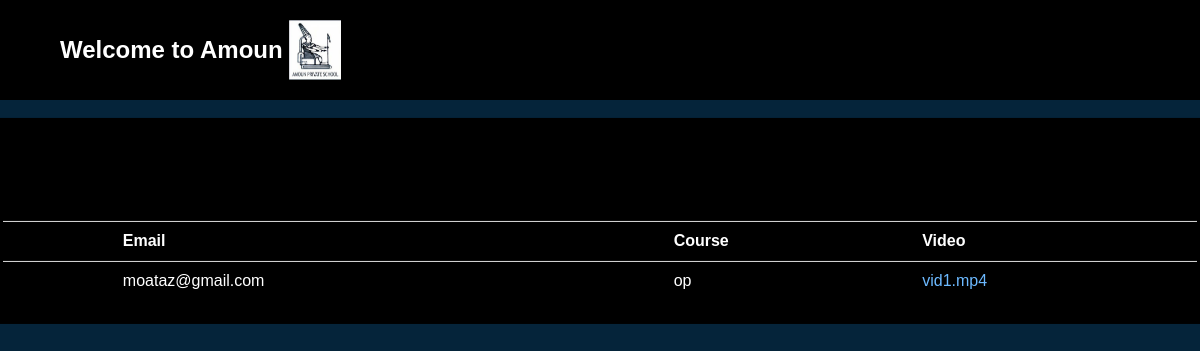
/viewvideocourse.php, run on an earlier commit of the app's database.
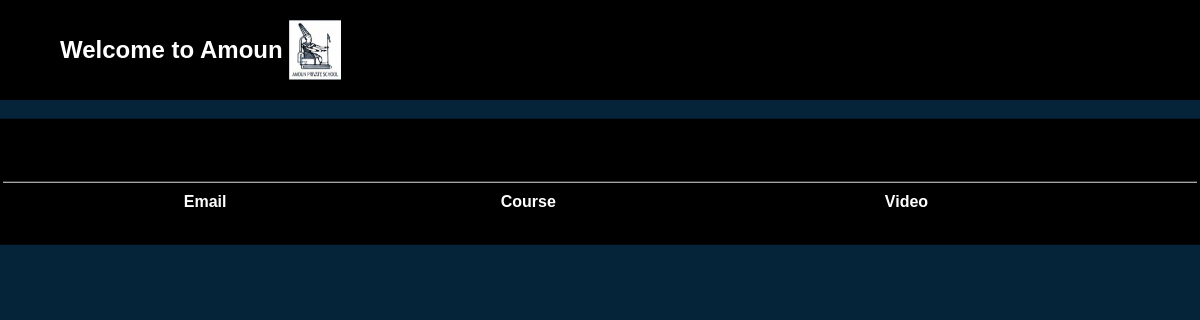
And on a later commit of the database.
### tables this page shows
CREATE TABLE `addcoursevideo` (
  `ID` int(11) NOT NULL,
  `email` varchar(255) NOT NULL,
  `course` varchar(255) NOT NULL,
  `videoname` varchar(255) NOT NULL,
  `video` varchar(255) NOT NULL
);

### viewvideocourse.php (the view, shortened to what this page needs)
<?php include "dB.php"; ?>
<?php include "homemenu.php";?>
<div class ="content">
<div class = wrapper>
<head>
 <link rel="stylesheet" href="https://maxcdn.bootstrapcdn.com/bootstrap/3.4.1/css/bootstrap.min.css">
</head>
<br>
<body onload='studentMenu()'>
<form method="POST" action="">
<div class="register">
<br><br>
<table class="table table-hover">
  <tr>
   <td><b>Email</b></td>
    <td><b>Course</b></td>
    <td><b>Video</b></td>
  </tr>
  <?php
$result = mysqli_query($conn, "SELECT * FROM addcoursevideo");
while($row = mysqli_fetch_array($result)){
  $id = $row['ID'];
  $email=$row['email'];
  $course=$row['course'];
  $video=$row['video'];
  ?>
  <br><br>
  <td><?= $email ?></td>
  <td><?= $course ?></td>
  <td><?= "<a href='watch.php?ID=$id'>$video</a>"?> </td>
<?php
}
?>
</table>
</div>
</form>
</body>
</div>
</div>

What changed in the data, as far as the page shows it:
removed addcoursevideo: email "moataz@gmail.com", course "op", video "vid1.mp4"
